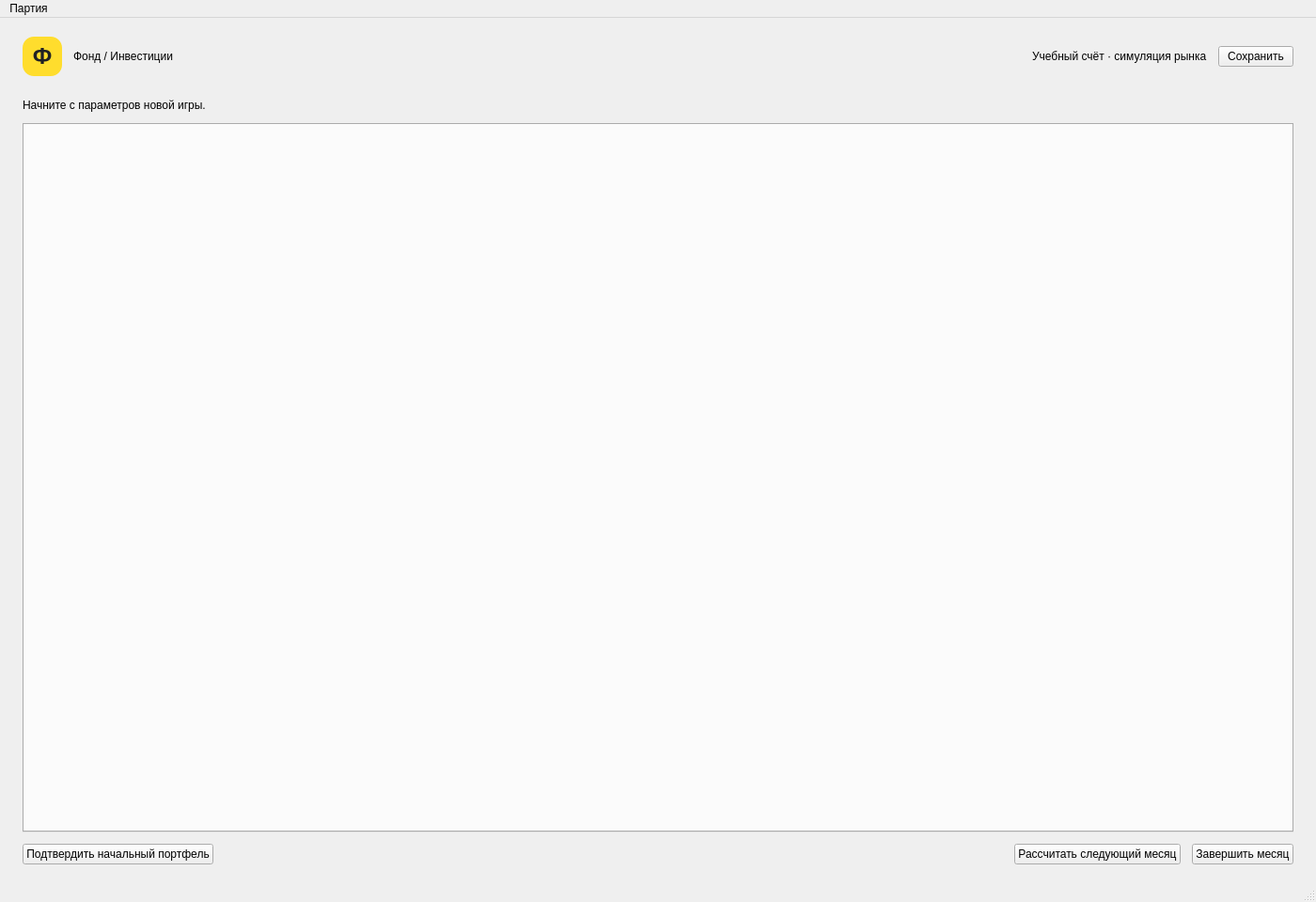
<?xml version="1.0" encoding="UTF-8"?>
<ui version="4.0">
 <class>MainWindow</class>
 <widget class="QMainWindow" name="MainWindow">
  <property name="geometry"><rect><x>0</x><y>0</y><width>1400</width><height>960</height></rect></property>
  <property name="windowTitle"><string>Фонд · Инвестиционная симуляция[*]</string></property>
  <widget class="QWidget" name="centralwidget">
   <layout class="QVBoxLayout" name="rootLayout">
    <property name="spacing"><number>12</number></property>
    <property name="leftMargin"><number>24</number></property>
    <property name="topMargin"><number>20</number></property>
    <property name="rightMargin"><number>24</number></property>
    <property name="bottomMargin"><number>18</number></property>
    <item><layout class="QHBoxLayout" name="brandLayout">
     <item><widget class="QLabel" name="brandMark"><property name="minimumSize"><size><width>42</width><height>42</height></size></property><property name="maximumSize"><size><width>42</width><height>42</height></size></property><property name="styleSheet"><string>background: #ffdd2d; border-radius: 12px; font-size: 24px; font-weight: 700; color: #202124;</string></property><property name="text"><string>Ф</string></property><property name="alignment"><set>Qt::AlignCenter</set></property></widget></item>
     <item><widget class="QLabel" name="titleLabel"><property name="text"><string>Фонд / Инвестиции</string></property></widget></item>
     <item><spacer name="brandSpacer"><property name="orientation"><enum>Qt::Horizontal</enum></property><property name="sizeHint" stdset="0"><size><width>40</width><height>20</height></size></property></spacer></item>
     <item><widget class="QLabel" name="subtitleLabel"><property name="text"><string>Учебный счёт · симуляция рынка</string></property></widget></item>
     <item><widget class="QPushButton" name="saveButton"><property name="text"><string>Сохранить</string></property></widget></item>
    </layout></item>
    <item><widget class="QTabBar" name="navigationTabs"><property name="drawBase"><bool>false</bool></property><property name="expanding"><bool>false</bool></property><property name="usesScrollButtons"><bool>false</bool></property></widget></item>
    <item><layout class="QHBoxLayout" name="summaryLayout"/></item>
    <item><widget class="QLabel" name="phaseLabel"><property name="wordWrap"><bool>true</bool></property><property name="text"><string>Начните с параметров новой игры.</string></property></widget></item>
    <item><widget class="QTabWidget" name="tabs"/></item>
    <item><layout class="QHBoxLayout" name="actionsLayout">
     <item><widget class="QPushButton" name="initialButton"><property name="text"><string>Подтвердить начальный портфель</string></property></widget></item>
     <item><spacer name="spacer"><property name="orientation"><enum>Qt::Horizontal</enum></property><property name="sizeHint" stdset="0"><size><width>40</width><height>20</height></size></property></spacer></item>
     <item><widget class="QPushButton" name="nextButton"><property name="text"><string>Рассчитать следующий месяц</string></property></widget></item>
     <item><widget class="QPushButton" name="finishButton"><property name="text"><string>Завершить месяц</string></property></widget></item>
    </layout></item>
   </layout>
  </widget>
  <widget class="QMenuBar" name="menubar">
   <widget class="QMenu" name="fileMenu"><property name="title"><string>Партия</string></property>
    <addaction name="actionNew"/><addaction name="actionOpen"/><addaction name="actionSave"/><addaction name="actionSaveAs"/><addaction name="separator"/><addaction name="actionExit"/>
   </widget>
   <addaction name="fileMenu"/>
  </widget>
  <widget class="QStatusBar" name="statusbar"/>
  <action name="actionNew"><property name="text"><string>Новая игра</string></property><property name="shortcut"><string>Ctrl+N</string></property></action>
  <action name="actionOpen"><property name="text"><string>Открыть…</string></property><property name="shortcut"><string>Ctrl+O</string></property></action>
  <action name="actionSave"><property name="text"><string>Сохранить</string></property><property name="shortcut"><string>Ctrl+S</string></property></action>
  <action name="actionSaveAs"><property name="text"><string>Сохранить как…</string></property><property name="shortcut"><string>Ctrl+Shift+S</string></property></action>
  <action name="actionExit"><property name="text"><string>Выход</string></property><property name="shortcut"><string>Ctrl+Q</string></property></action>
 </widget>
 <resources/>
 <connections/>
</ui>
